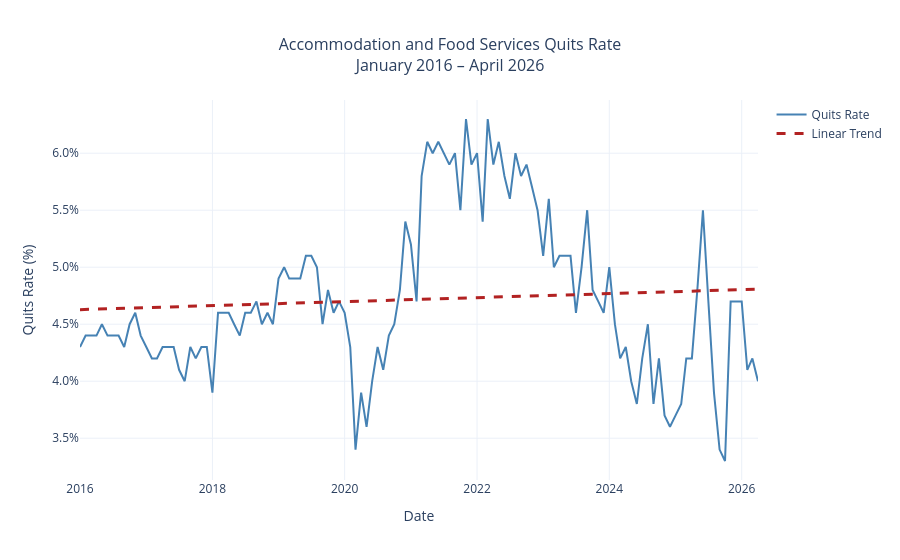

Here is the notebook cell this chart was saved with:
### Code cell
# =============================================================================
# Section 2: Full Series
# =============================================================================

# Create numeric index for regression
x_numeric = np.arange(len(df))

# Fit linear regression
slope, intercept = np.polyfit(x_numeric, df['quit_rate'], 1)

# Generate trend values
trend_line = slope * x_numeric + intercept

fig = go.Figure()

# Original series
fig.add_trace(go.Scatter(
    x=df.index,
    y=df['quit_rate'],
    mode='lines',
    name='Quits Rate',
    line=dict(color='steelblue', width=2)
))

# Linear trend line
fig.add_trace(go.Scatter(
    x=df.index,
    y=trend_line,
    mode='lines',
    name='Linear Trend',
    line=dict(color='firebrick', width=3, dash='dash')
))

fig.update_layout(
    title=dict(
        text='Accommodation and Food Services Quits Rate<br>January 2016 – April 2026',
        x=0.5,
        font=dict(size=16)
    ),
    xaxis_title='Date',
    yaxis_title='Quits Rate (%)',
    yaxis=dict(
        ticksuffix='%',
        tickformat='.1f'
    ),
    hovermode='x unified',
    template='plotly_white'
)

fig.show()
